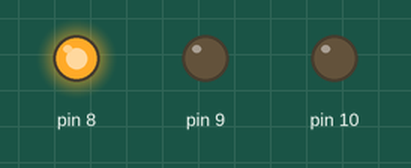
Recording of a sketch running on a simulated Arduino Uno, built with avr-gcc and run on an emulated ATmega328P. Shown: output pins drawn as LEDs (lit = HIGH).

Above: at 0.05 s.
At 9.55 s:
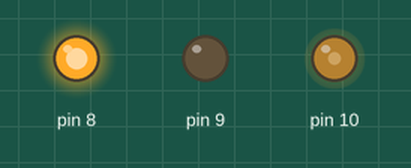
At 19.95 s:
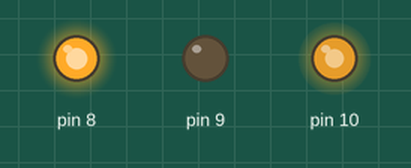
At 39.85 s:
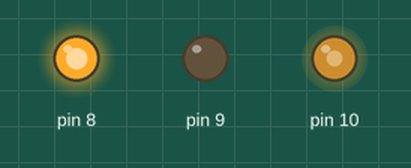
Timing chart, 0 to 40.0 s (numbered marks = the images above):
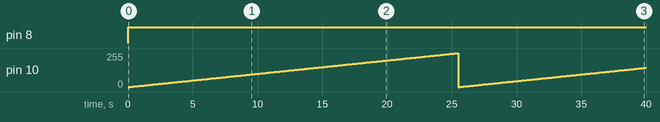

The sketch:

Arduino_es1.ino.ino
```cpp
void setup()
{
  //configurazione pin
  pinMode(10, OUTPUT); //??
  pinMode(8, OUTPUT);
  pinMode(9, OUTPUT);
}

void loop()
{
  digitalWrite(8, HIGH);
  digitalWrite(9, LOW);
  for(int i = 0; i < 255; i++)
  {
    analogWrite(10, i);
    delay(100);
  }
}
```

Measured:
- by itself, pin 8: LOW → HIGH at 0.00 s
- by itself, pin 10: 0/255 → 1/255 at 0.10 s, → 2/255 0.10 s later, → 3/255 0.10 s later, → 4/255 0.10 s later, … (399 changes in this stretch)
